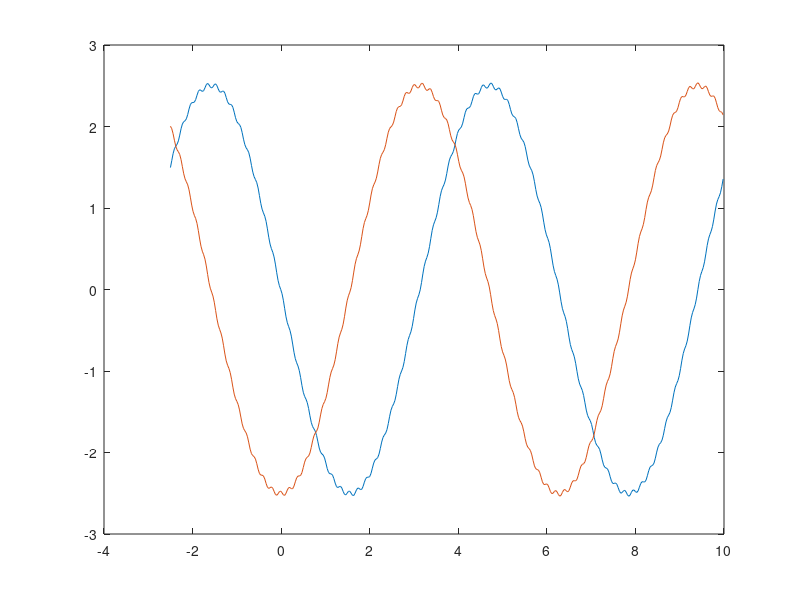

Source code (MATLAB):
%%%%%%%%%%%%%%%%%%%%%%%%%%%%%%%%%%
%Sahebeh Dadboud: 
% Classical 4th RK
%%%%%%%%%%%%%%%%%%%%%%%%%%%%%%%%%%

clc;                                              
clear all;

h = 0.03;                                          % step size
t = -2.5:h:10;                                     
y = zeros(2,length(t));        
y(:,1) = [(2.5)*sin(2.5);(-2.5)*cos(2.5)];         %initial conditions                                 
             

for i=1:(length(t)-1)
    t(i+1) = t(i) + h;                             % calculation loop
    %k1 = F(t(i),y(i));
    k1 = [0 1;-1 0]*y(:,i) + [sin(i);cos(i)];
    %k2 = F(t(i)+0.5*h,y(i)+0.5*h*k1);
    k2 = [0 1;-1 0]*(y(:,i)+(0.5*h*k1)) + [sin(i);cos(i)];
    %k3 = F((t(i)+0.5*h),(y(i)+0.5*h*k2));
    k3 = [0 1;-1 0]*(y(:,i)+(0.5*h*k2)) + [sin(i);cos(i)];
    %k4 = F((t(i)+h),(y(i)+k3*h));
    k4 = [0 1;-1 0]*(y(:,i)+(h*k3)) + [sin(i);cos(i)];
    y(:,i+1) = y(:,i) + h/6*(k1+(2*k2)+(2*k3)+k4);         % main equation
end
plot(t,y);
%plot(y);
